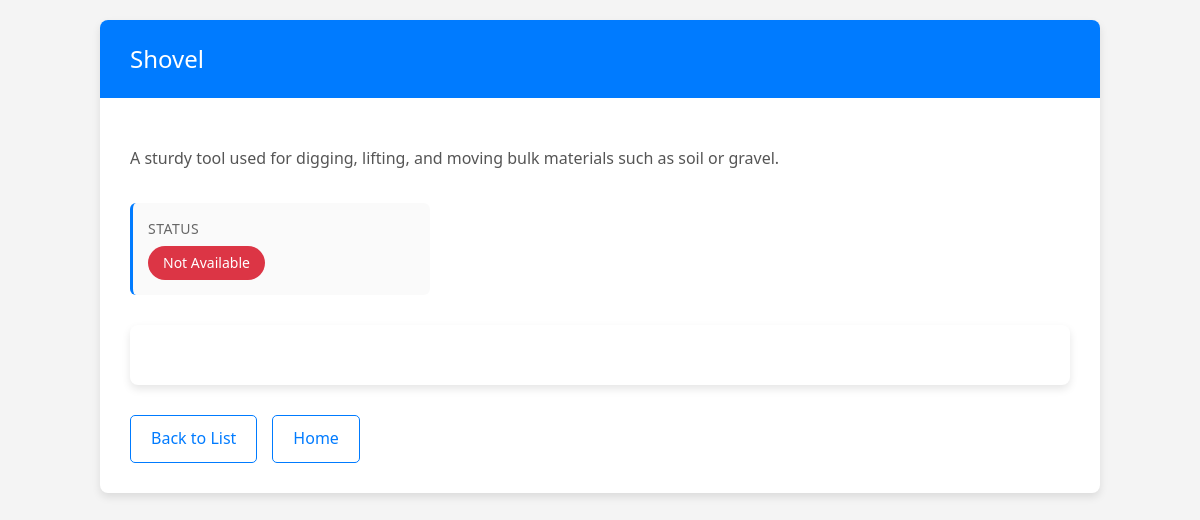
/tool_details/1/, run on the app's committed database.
### base/models.py (models this page shows, shortened)
class FarmTool(models.Model):
    name = models.CharField(max_length=100)
    description = models.TextField()
    available = models.BooleanField(default=True)
    tool_image = models.ImageField(null='True',blank=True, upload_to='images')

### base/views.py (the view)
# urls.py: path('tool_details/<int:tool_id>/',views.tool_detail, name="tool_details"),
def tool_detail(request, tool_id):
    tool = get_object_or_404(FarmTool, id=tool_id)
    return render(request, 'tool_details.html', {'tool': tool})

### templates/tool_details.html (shortened to what this page needs)
<!DOCTYPE html>
<html lang="en">
<head>
</head>
<body>
    <div class="container fade-in">
        <div class="tool-card">
            <div class="tool-header">
                <h2>{{ tool.name }}</h2>
            </div>
            <div class="tool-body">
                <div class="tool-description">
                    {{ tool.description|linebreaks }}
                </div>
                <div class="tool-meta">
                    <div class="meta-item">
                        <div class="meta-label">Status</div>
                        <div class="meta-value">
                            <span class="status-badge {% if tool.available %}status-available{% else %}status-unavailable{% endif %}">
                                {% if tool.available %}Available{% else %}Not Available{% endif %}
                            </span>
                        </div>
                    </div>
                </div>
                {% if maintenance_history %}
                <div class="maintenance-history">
                    <h3 class="section-title">Maintenance History</h3>
                    <table class="history-table">
                        <thead>
                            <tr>
                                <th>Date</th>
                                <th>Type</th>
                                <th>Performed By</th>
                                <th>Notes</th>
                                <th>Status</th>
                            </tr>
                        </thead>
                        <tbody>
                            {% for record in maintenance_history %}
                            <tr>
                                <td data-label="Date">{{ record.date }}</td>
                                <td data-label="Type">{{ record.maintenance_type }}</td>
                                <td data-label="Performed By">{{ record.performed_by }}</td>
                                <td data-label="Notes">{{ record.notes|default:"No notes" }}</td>
                                <td data-label="Status">
                                    <span class="status-badge {% if record.status == 'Completed' %}status-available{% else %}status-unavailable{% endif %}">
                                        {{ record.status }}
                                    </span>
                                </td>
                            </tr>
                            {% endfor %}
                        </tbody>
                    </table>
                </div>
                {% else %}
                <div class="empty-state">
                </div>
                {% endif %}
                <div class="actions">
                    <a href="{% url 'tool_list' %}" class="btn btn-outline">Back to List</a>
                    <a href="{% url 'home' %}" class="btn btn-outline">Home</a>
                </div>
            </div>
        </div>
    </div>
</body>
</html>

### templates/tool_details.html (style rules this page uses)
:root { --primary-color: #007BFF; --primary-dark: #0056b3; --success-color: #28a745; --warning-color: #ffc107; --danger-color: #dc3545; --light-gray: #f4f4f4; --border-color: #ddd; --shadow: 0px 4px 8px rgba(0, 0, 0, 0.1); }
body { font-family: 'Segoe UI', Tahoma, Geneva, Verdana, sans-serif; background-color: var(--light-gray); margin: 0; padding: 0; line-height: 1.6; color: #333; }
.container { max-width: 1000px; margin: 0 auto; padding: 20px; }
.tool-card { background-color: white; border-radius: 8px; box-shadow: var(--shadow); overflow: hidden; margin-bottom: 30px; }
.tool-header { background-color: var(--primary-color); color: white; padding: 20px 30px; position: relative; }
.tool-header h2 { margin: 0; font-size: 24px; font-weight: 500; }
.tool-body { padding: 30px; }
.tool-description { margin-bottom: 30px; line-height: 1.8; color: #555; }
.tool-meta { display: grid; grid-template-columns: repeat(auto-fill, minmax(250px, 1fr)); gap: 20px; margin-bottom: 30px; }
.meta-item { background-color: rgba(0, 0, 0, 0.02); padding: 15px; border-radius: 6px; border-left: 3px solid var(--primary-color); }
.meta-label { font-size: 14px; color: #666; margin-bottom: 5px; text-transform: uppercase; letter-spacing: 0.5px; }
.meta-value { font-weight: 600; font-size: 16px; }
.status-badge { display: inline-block; padding: 6px 15px; border-radius: 20px; font-weight: 500; font-size: 14px; }
.status-unavailable { background-color: var(--danger-color); color: white; }
.actions { margin-top: 30px; display: flex; gap: 15px; flex-wrap: wrap; }
.btn { display: inline-block; padding: 10px 20px; border-radius: 5px; text-decoration: none; font-weight: 500; transition: all 0.2s ease; border: none; cursor: pointer; }
.btn-outline { background-color: transparent; border: 1px solid var(--primary-color); color: var(--primary-color); }
.fade-in { animation: fadeIn 0.5s ease-in; }
.empty-state { text-align: center; padding: 30px; background-color: white; border-radius: 8px; box-shadow: var(--shadow); margin: 20px 0; }

### data on the page
FarmTool: name "Shovel", description "A sturdy tool used for digging, lifting, and moving bulk materials such as soil or gravel."
